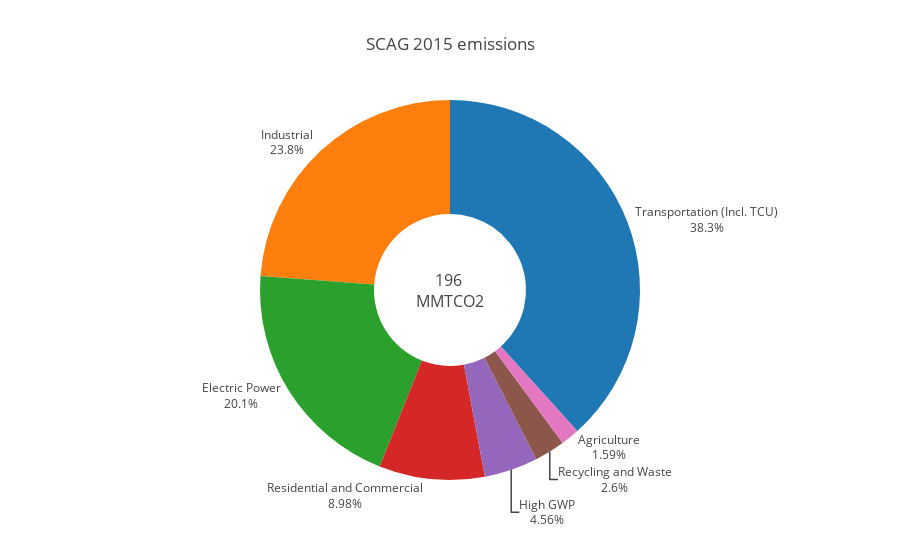

Notebook cell for this chart:
### Code cell
trace = {
      "values": scag_co2,
      "labels": [str(round(x, 1)) + ' <br>MMTCO2' for x in scag_co2],
      #"domain": {"x": [0, .48]},
      "name": "",
      "hoverinfo":"label+values+name",
      "hole": .4,
      "type": "pie",
      'text' : labels,
      'textposition' : 'outside'
    }

data = Data([trace])

layout = Layout({'title' : 'SCAG 2015 emissions',
                 'showlegend' : False,
                 'annotations' : [
                     {'font' : {'size' : 16},
                      'text' : str(round(pd.Series(scag_co2).sum(), 0))[:3] + " <br>MMTCO2",
                      'x' : 0.5,
                      'y' : 0.5,
                      'showarrow' : False}
                 ]
                 })

fig = Figure(data = data, layout = layout)

pyo.iplot(fig)

### Figure 1 — Plotly figure (JSON) as saved in the notebook; plotly's stock layout.template omitted (floating-point values rounded to 4 significant figures)
{"data": [{"hole": 0.4, "hoverinfo": "label+values+name", "labels": ["3.1 <br>MMTCO2", "39.4 <br>MMTCO2", "8.9 <br>MMTCO2", "46.6 <br>MMTCO2", "5.1 <br>MMTCO2", "17.6 <br>MMTCO2", "75.0 <br>MMTCO2"], "name": "", "text": ["Agriculture", "Electric Power", "High GWP", "Industrial", "Recycling and Waste", "Residential and Commercial", "Transportation (Incl. TCU)"], "textposition": "outside", "type": "pie", "values": [3.103, 39.4, 8.919, 46.62, 5.087, 17.56, 74.96]}], "layout": {"annotations": [{"font": {"size": 16}, "showarrow": false, "text": "196 <br>MMTCO2", "x": 0.5, "y": 0.5}], "showlegend": false, "title": "SCAG 2015 emissions"}}
